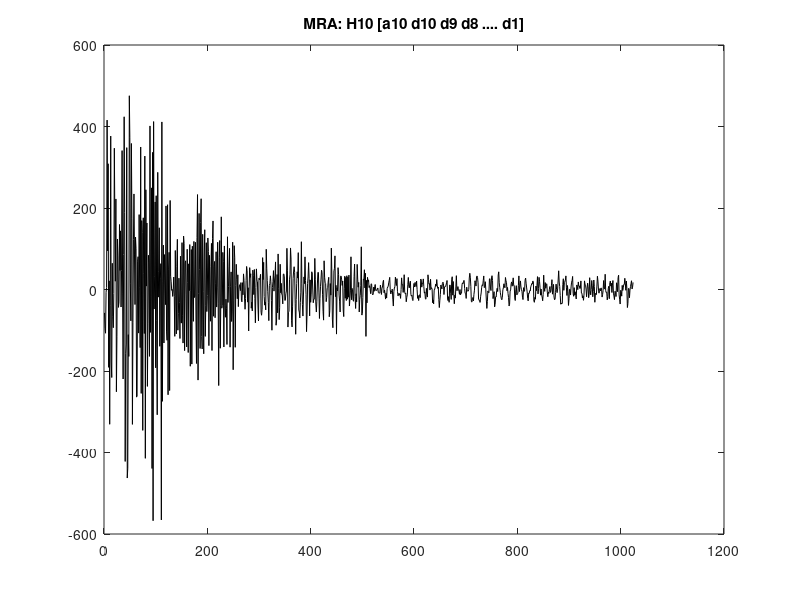
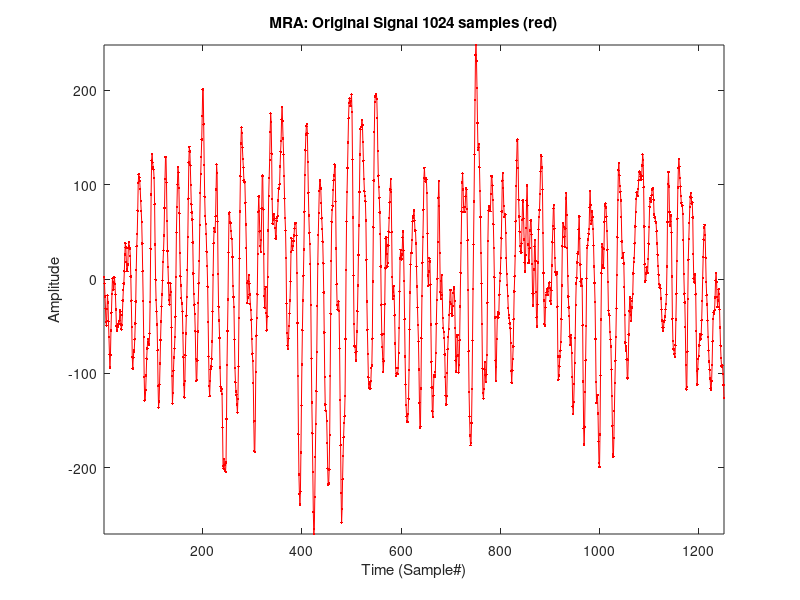
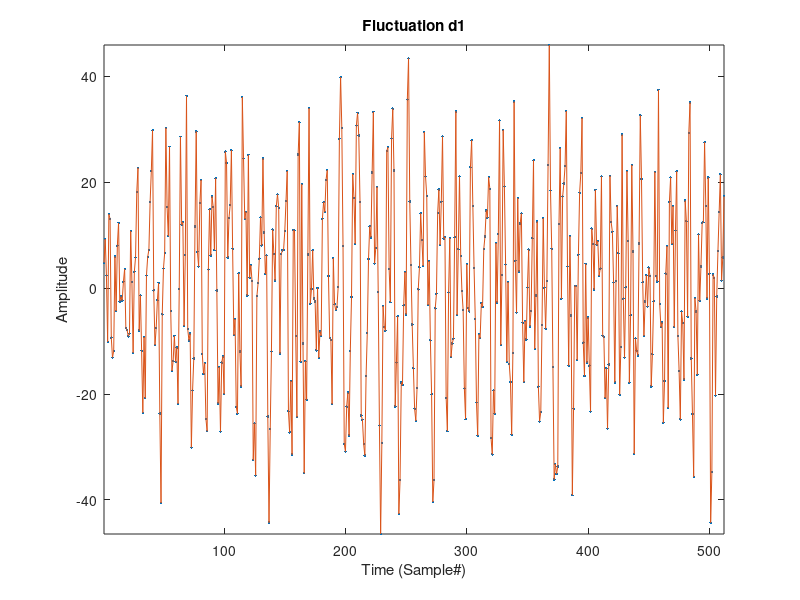
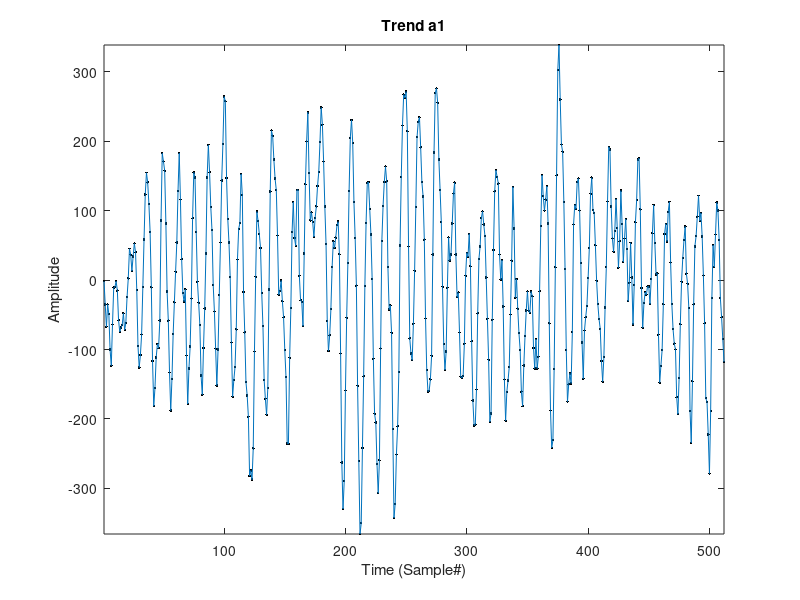

MATLAB code for these plots, in order:
% pr21_2.m
% multihaar
% Multi Resolution Analysis MRA Haar Wavelet Analysis

clear;close all
load('AlphaRhythm_5seconds.mat')
g = alpha_5seconds';
N=1024;                                 % # of points

% for n=1:N;
%     m=(n-1)/N;
%     g(n)=20*m^2*(1-m)^4*cos(12*pi*m);
% end % input signal 

for m=1:N/2;
    a1(m)=(g(2*m-1)+g(2*m))/sqrt(2);    % Use direct formulas for t and f 
    d1(m)=(g(2*m-1)-g(2*m))/sqrt(2);
end;

H1=[a1 d1];                             % The level-1 Haar transform

for m=1:N/4;
    a2(m)=(a1(2*m-1)+a1(2*m))/sqrt(2);  % Use direct formulas for t and f 
    d2(m)=(a1(2*m-1)-a1(2*m))/sqrt(2);
end;

H2=[a2 d2 d1];

for m=1:N/8;
    a3(m)=(a2(2*m-1)+a2(2*m))/sqrt(2);  % Use direct formulas for t and f 
    d3(m)=(a2(2*m-1)-a2(2*m))/sqrt(2);
end;

H3=[a3 d3 d2 d1];

for m=1:N/16;
    a4(m)=(a3(2*m-1)+a3(2*m))/sqrt(2);  % Use direct formulas for t and f 
    d4(m)=(a3(2*m-1)-a3(2*m))/sqrt(2);
end;

H4=[a4 d4 d3 d2 d1];

for m=1:N/32;
    a5(m)=(a4(2*m-1)+a4(2*m))/sqrt(2);  % Use direct formulas for t and f 
    d5(m)=(a4(2*m-1)-a4(2*m))/sqrt(2);
end;

H5=[a5 d5 d4 d3 d2 d1];

for m=1:N/64;
    a6(m)=(a5(2*m-1)+a5(2*m))/sqrt(2);  % Use direct formulas for t and f 
    d6(m)=(a5(2*m-1)-a5(2*m))/sqrt(2);
end;

H6=[a6 d6 d5 d4 d3 d2 d1];

for m=1:N/128;
    a7(m)=(a6(2*m-1)+a6(2*m))/sqrt(2);  % Use direct formulas for t and f 
    d7(m)=(a6(2*m-1)-a6(2*m))/sqrt(2);
end;

H7=[a7 d7 d6 d5 d4 d3 d2 d1];

for m=1:N/256;
    a8(m)=(a7(2*m-1)+a7(2*m))/sqrt(2);  % Use direct formulas for t and f 
    d8(m)=(a7(2*m-1)-a7(2*m))/sqrt(2);
end;

H8=[a8 d8 d7 d6 d5 d4 d3 d2 d1];

for m=1:N/512;
    a9(m)=(a8(2*m-1)+a8(2*m))/sqrt(2);  % Use direct formulas for t and f 
    d9(m)=(a8(2*m-1)-a8(2*m))/sqrt(2);
end;

H9=[a9 d9 d8 d7 d6 d5 d4 d3 d2 d1];

for m=1:N/1024;
    a10(m)=(a9(2*m-1)+a9(2*m))/sqrt(2); % Use direct formulas for t and f 
    d10(m)=(a9(2*m-1)-a9(2*m))/sqrt(2);
end;

H10=[a10 d10 d9 d8 d7 d6 d5 d4 d3 d2 d1];
figure
plot(H10,'k');
title(' MRA: H10 [a10 d10 d9 d8 .... d1] ');

% Plot a few examples;
figure
plot(g,'r.'); hold; plot(g,'r');
axis tight
xlabel ('Time (Sample#)')
ylabel ('Amplitude')
title(' MRA: Original Signal 1024 samples (red) ')
figure
plot(d1,'.'); hold; plot(d1);
axis tight
xlabel ('Time (Sample#)')
ylabel ('Amplitude')
title('Fluctuation d1')
figure
plot(a1,'k.'); hold; plot(a1)
axis tight
xlabel ('Time (Sample#)')
ylabel ('Amplitude')
title('Trend a1')
figure
plot(d6,'.'); hold; plot(d6)
axis tight
xlabel ('Time (Sample#)')
ylabel ('Amplitude')
title('Fluctuation d6')
figure
plot(a6,'k.'); hold; plot(a6)
axis tight
xlabel ('Time (Sample#)')
ylabel ('Amplitude')
title('trend a6')


